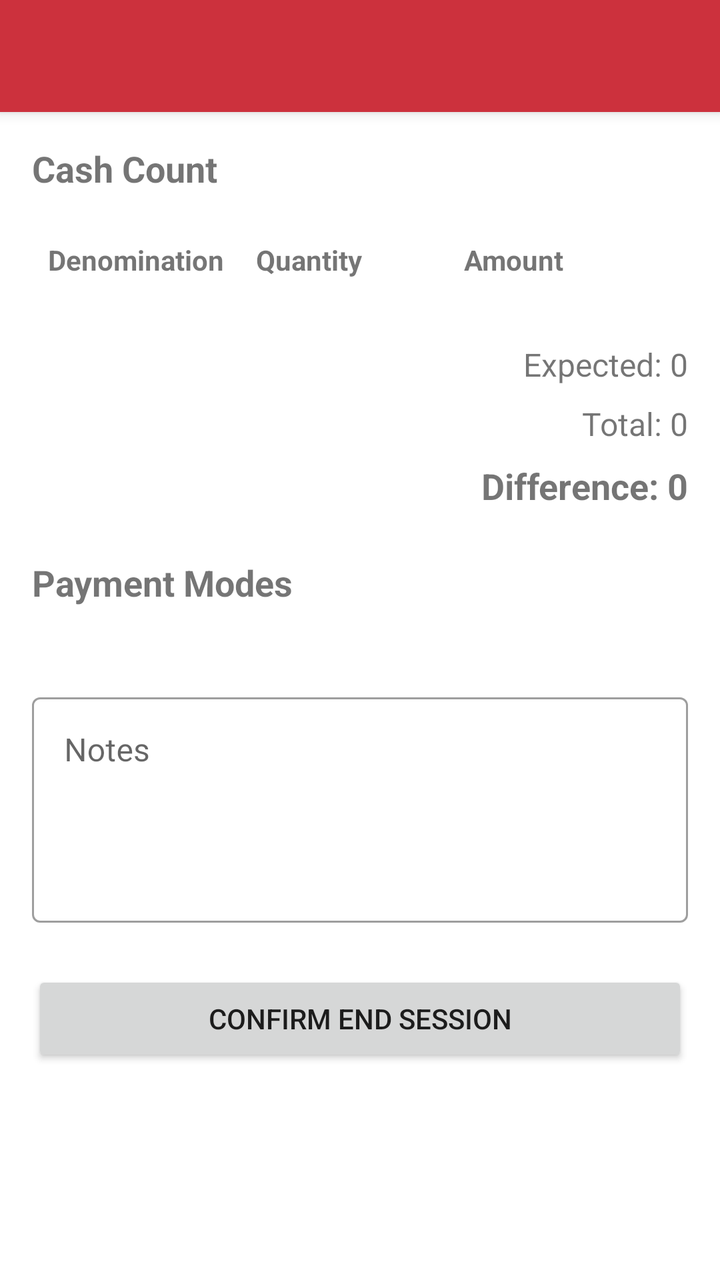
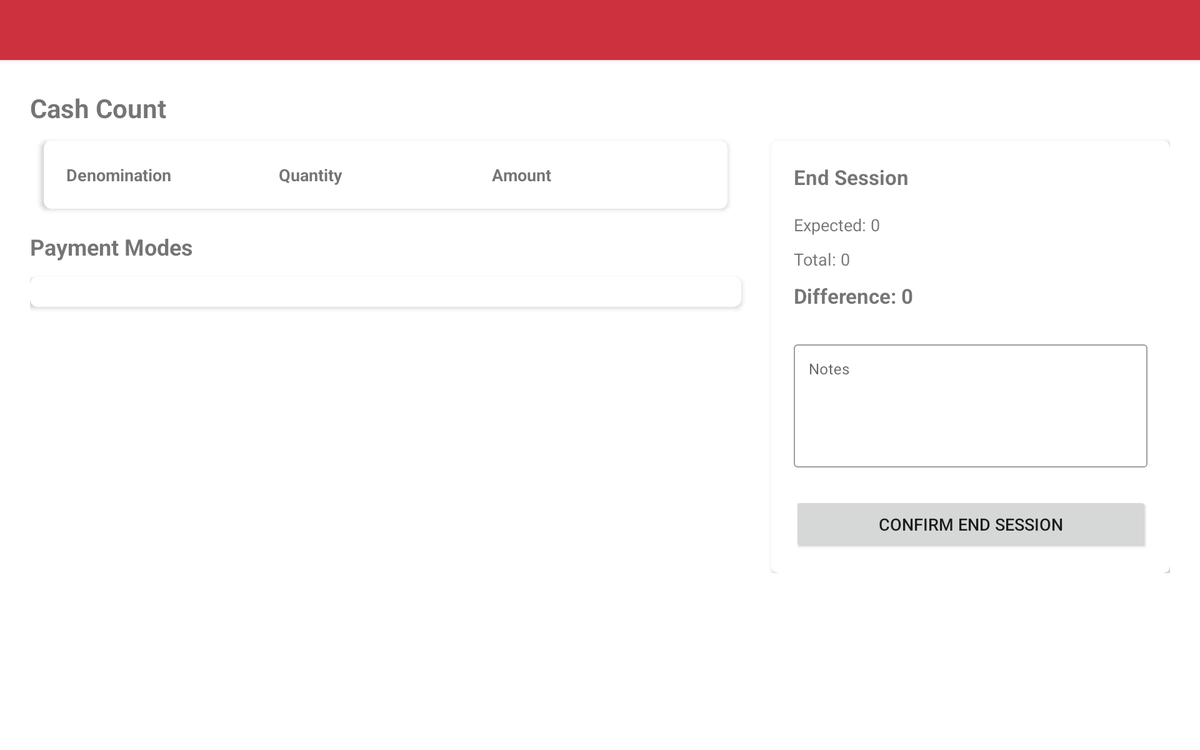

The same Android screen from two of the app's own layout files: first res/layout/ as a phone draws it, then the author's variant for another configuration, drawn on a device whose configuration selects that folder. Both files follow.
<!-- AndroidManifest.xml: application theme AppTheme -->
<!-- res/layout/activity_end_session.xml -->
<?xml version="1.0" encoding="utf-8"?>
<androidx.coordinatorlayout.widget.CoordinatorLayout xmlns:android="http://schemas.android.com/apk/res/android"
    xmlns:app="http://schemas.android.com/apk/res-auto"
    xmlns:tools="http://schemas.android.com/tools"
    android:layout_width="match_parent"
    android:layout_height="match_parent"
    tools:context=".EndSessionActivity">

    <com.google.android.material.appbar.AppBarLayout
        android:layout_width="match_parent"
        android:layout_height="wrap_content">

        <androidx.appcompat.widget.Toolbar
            android:id="@+id/toolbar"
            android:layout_width="match_parent"
            android:layout_height="?attr/actionBarSize"
            android:background="?attr/colorPrimary"
            android:theme="@style/ThemeOverlay.AppCompat.Dark.ActionBar"
            app:popupTheme="@style/ThemeOverlay.AppCompat.Light" />

    </com.google.android.material.appbar.AppBarLayout>

    <androidx.core.widget.NestedScrollView
        android:layout_width="match_parent"
        android:layout_height="match_parent"
        app:layout_behavior="@string/appbar_scrolling_view_behavior">

        <androidx.constraintlayout.widget.ConstraintLayout
            android:layout_width="match_parent"
            android:layout_height="wrap_content"
            android:padding="16dp">

            <TextView
                android:id="@+id/denominations_title"
                android:layout_width="wrap_content"
                android:layout_height="wrap_content"
                android:text="@string/cash_count"
                android:textSize="18sp"
                android:textStyle="bold"
                app:layout_constraintStart_toStartOf="parent"
                app:layout_constraintTop_toTopOf="parent" />

            <LinearLayout
                android:id="@+id/denomination_header"
                android:layout_width="match_parent"
                android:layout_height="wrap_content"
                android:layout_marginTop="16dp"
                android:orientation="horizontal"
                android:padding="8dp"
                app:layout_constraintTop_toBottomOf="@+id/denominations_title">

                <TextView
                    android:layout_width="0dp"
                    android:layout_height="wrap_content"
                    android:layout_weight="1"
                    android:text="@string/denomination"
                    android:textStyle="bold" />

                <TextView
                    android:layout_width="0dp"
                    android:layout_height="wrap_content"
                    android:layout_weight="1"
                    android:text="@string/quantity"
                    android:textStyle="bold" />

                <TextView
                    android:layout_width="0dp"
                    android:layout_height="wrap_content"
                    android:layout_weight="1"
                    android:text="@string/amount"
                    android:textStyle="bold" />
            </LinearLayout>

            <LinearLayout
                android:id="@+id/denominations_container"
                android:layout_width="match_parent"
                android:layout_height="wrap_content"
                android:layout_marginTop="8dp"
                android:orientation="vertical"
                app:layout_constraintTop_toBottomOf="@+id/denomination_header" />

            <TextView
                android:id="@+id/expected_amount_text_view"
                android:layout_width="wrap_content"
                android:layout_height="wrap_content"
                android:layout_marginTop="16dp"
                android:text="@string/expected_0"
                android:textSize="16sp"
                app:layout_constraintEnd_toEndOf="parent"
                app:layout_constraintTop_toBottomOf="@+id/denominations_container" />

            <TextView
                android:id="@+id/total_amount_text_view"
                android:layout_width="wrap_content"
                android:layout_height="wrap_content"
                android:layout_marginTop="8dp"
                android:text="@string/total_0"
                android:textSize="16sp"
                app:layout_constraintEnd_toEndOf="parent"
                app:layout_constraintTop_toBottomOf="@+id/expected_amount_text_view" />

            <TextView
                android:id="@+id/difference_amount_text_view"
                android:layout_width="wrap_content"
                android:layout_height="wrap_content"
                android:layout_marginTop="8dp"
                android:text="@string/difference_0"
                android:textSize="18sp"
                android:textStyle="bold"
                app:layout_constraintEnd_toEndOf="parent"
                app:layout_constraintTop_toBottomOf="@+id/total_amount_text_view" />

            <TextView
                android:id="@+id/payment_modes_title"
                android:layout_width="wrap_content"
                android:layout_height="wrap_content"
                android:layout_marginTop="24dp"
                android:text="@string/payment_modes"
                android:textSize="18sp"
                android:textStyle="bold"
                app:layout_constraintStart_toStartOf="parent"
                app:layout_constraintTop_toBottomOf="@+id/difference_amount_text_view" />

            <LinearLayout
                android:id="@+id/payment_modes_container"
                android:layout_width="match_parent"
                android:layout_height="wrap_content"
                android:layout_marginTop="16dp"
                android:orientation="vertical"
                app:layout_constraintTop_toBottomOf="@+id/payment_modes_title" />

            <com.google.android.material.textfield.TextInputLayout
                android:id="@+id/notes_layout"
                style="@style/Widget.MaterialComponents.TextInputLayout.OutlinedBox"
                android:layout_width="match_parent"
                android:layout_height="wrap_content"
                android:layout_marginTop="24dp"
                android:hint="@string/notes"
                app:layout_constraintTop_toBottomOf="@+id/payment_modes_container">

                <com.google.android.material.textfield.TextInputEditText
                    android:id="@+id/notes_edit_text"
                    android:layout_width="match_parent"
                    android:layout_height="wrap_content"
                    android:gravity="top"
                    android:inputType="textMultiLine"
                    android:lines="4" />
            </com.google.android.material.textfield.TextInputLayout>

            <Button
                android:id="@+id/confirm_end_session_button"
                android:layout_width="match_parent"
                android:layout_height="wrap_content"
                android:layout_marginTop="24dp"
                android:padding="12dp"
                android:text="@string/confirm_end_session"
                app:layout_constraintTop_toBottomOf="@+id/notes_layout" />

            <ProgressBar
                android:id="@+id/progress_bar"
                style="?android:attr/progressBarStyle"
                android:layout_width="wrap_content"
                android:layout_height="wrap_content"
                android:visibility="gone"
                app:layout_constraintBottom_toBottomOf="parent"
                app:layout_constraintEnd_toEndOf="parent"
                app:layout_constraintStart_toStartOf="parent"
                app:layout_constraintTop_toTopOf="parent" />

        </androidx.constraintlayout.widget.ConstraintLayout>
    </androidx.core.widget.NestedScrollView>
</androidx.coordinatorlayout.widget.CoordinatorLayout>
<!-- resources referenced by this layout -->
<resources>
  <string name="amount">Amount</string>
  <string name="cash_count">Cash Count</string>
  <string name="confirm_end_session">Confirm End Session</string>
  <string name="denomination">Denomination</string>
  <string name="difference_0">Difference: 0</string>
  <string name="expected_0">Expected: 0</string>
  <string name="notes">Notes</string>
  <string name="payment_modes">Payment Modes</string>
  <string name="quantity">Quantity</string>
  <string name="total_0">Total: 0</string>
  <style name="AppTheme" parent="Theme.MaterialComponents.Light.NoActionBar">
          <item name="colorPrimary">@color/colorPrimary</item>
          <item name="colorPrimaryDark">@color/colorPrimaryDark</item>
          <item name="colorAccent">@color/colorAccent</item>
      </style>
  <color name="colorPrimary">#cc313d</color>
  <color name="colorPrimaryDark">#902124</color>
  <color name="colorAccent">#FF4081</color>
</resources>
<!-- res/layout-w1240dp/activity_end_session.xml (the author's variant of the layout above) -->
<!-- drawn on a large tablet held sideways -->
<?xml version="1.0" encoding="utf-8"?>
<androidx.coordinatorlayout.widget.CoordinatorLayout xmlns:android="http://schemas.android.com/apk/res/android"
    xmlns:app="http://schemas.android.com/apk/res-auto"
    xmlns:tools="http://schemas.android.com/tools"
    android:layout_width="match_parent"
    android:layout_height="match_parent"
    tools:context=".EndSessionActivity">

    <com.google.android.material.appbar.AppBarLayout
        android:layout_width="match_parent"
        android:layout_height="wrap_content">

        <androidx.appcompat.widget.Toolbar
            android:id="@+id/toolbar"
            android:layout_width="match_parent"
            android:layout_height="?attr/actionBarSize"
            android:background="?attr/colorPrimary"
            android:theme="@style/ThemeOverlay.AppCompat.Dark.ActionBar"
            app:popupTheme="@style/ThemeOverlay.AppCompat.Light" />

    </com.google.android.material.appbar.AppBarLayout>

    <androidx.core.widget.NestedScrollView
        android:layout_width="match_parent"
        android:layout_height="match_parent"
        app:layout_behavior="@string/appbar_scrolling_view_behavior">

        <androidx.constraintlayout.widget.ConstraintLayout
            android:layout_width="match_parent"
            android:layout_height="wrap_content"
            android:padding="32dp">

            <TextView
                android:id="@+id/denominations_title"
                android:layout_width="wrap_content"
                android:layout_height="wrap_content"
                android:text="@string/cash_count"
                android:textSize="28sp"
                android:textStyle="bold"
                app:layout_constraintStart_toStartOf="parent"
                app:layout_constraintTop_toTopOf="parent" />

            
            <androidx.cardview.widget.CardView
                android:id="@+id/denominations_card"
                android:layout_width="0dp"
                android:layout_height="wrap_content"
                android:layout_marginTop="16dp"
                android:layout_marginEnd="32dp"
                app:cardCornerRadius="8dp"
                app:cardElevation="4dp"
                app:layout_constraintEnd_toStartOf="@+id/summary_card"
                app:layout_constraintStart_toStartOf="parent"
                app:layout_constraintTop_toBottomOf="@+id/denominations_title"
                app:layout_constraintWidth_percent="0.6">

                <LinearLayout
                    android:layout_width="match_parent"
                    android:layout_height="wrap_content"
                    android:orientation="vertical"
                    android:padding="16dp">

                    <LinearLayout
                        android:id="@+id/denomination_header"
                        android:layout_width="match_parent"
                        android:layout_height="wrap_content"
                        android:orientation="horizontal"
                        android:padding="8dp">

                        <TextView
                            android:layout_width="0dp"
                            android:layout_height="wrap_content"
                            android:layout_weight="1"
                            android:text="@string/denomination"
                            android:textSize="18sp"
                            android:textStyle="bold" />

                        <TextView
                            android:layout_width="0dp"
                            android:layout_height="wrap_content"
                            android:layout_weight="1"
                            android:text="@string/quantity"
                            android:textSize="18sp"
                            android:textStyle="bold" />

                        <TextView
                            android:layout_width="0dp"
                            android:layout_height="wrap_content"
                            android:layout_weight="1"
                            android:text="@string/amount"
                            android:textSize="18sp"
                            android:textStyle="bold" />
                    </LinearLayout>

                    <LinearLayout
                        android:id="@+id/denominations_container"
                        android:layout_width="match_parent"
                        android:layout_height="wrap_content"
                        android:orientation="vertical" />

                </LinearLayout>
            </androidx.cardview.widget.CardView>

            
            <TextView
                android:id="@+id/payment_modes_title"
                android:layout_width="wrap_content"
                android:layout_height="wrap_content"
                android:layout_marginTop="24dp"
                android:text="@string/payment_modes"
                android:textSize="24sp"
                android:textStyle="bold"
                app:layout_constraintStart_toStartOf="parent"
                app:layout_constraintTop_toBottomOf="@+id/denominations_card" />

            <androidx.cardview.widget.CardView
                android:id="@+id/payment_modes_card"
                android:layout_width="0dp"
                android:layout_height="wrap_content"
                android:layout_marginTop="16dp"
                android:layout_marginEnd="32dp"
                app:cardCornerRadius="8dp"
                app:cardElevation="4dp"
                app:layout_constraintEnd_toStartOf="@+id/summary_card"
                app:layout_constraintStart_toStartOf="parent"
                app:layout_constraintTop_toBottomOf="@+id/payment_modes_title">

                <LinearLayout
                    android:id="@+id/payment_modes_container"
                    android:layout_width="match_parent"
                    android:layout_height="wrap_content"
                    android:orientation="vertical"
                    android:padding="16dp" />

            </androidx.cardview.widget.CardView>

            
            <androidx.cardview.widget.CardView
                android:id="@+id/summary_card"
                android:layout_width="0dp"
                android:layout_height="wrap_content"
                android:layout_marginTop="16dp"
                app:cardCornerRadius="8dp"
                app:cardElevation="4dp"
                app:layout_constraintEnd_toEndOf="parent"
                app:layout_constraintTop_toBottomOf="@+id/denominations_title"
                app:layout_constraintWidth_percent="0.35">

                <LinearLayout
                    android:layout_width="match_parent"
                    android:layout_height="wrap_content"
                    android:orientation="vertical"
                    android:padding="24dp">

                    <TextView
                        android:layout_width="match_parent"
                        android:layout_height="wrap_content"
                        android:text="@string/end_session"
                        android:textSize="22sp"
                        android:textStyle="bold" />

                    <TextView
                        android:id="@+id/expected_amount_text_view"
                        android:layout_width="match_parent"
                        android:layout_height="wrap_content"
                        android:layout_marginTop="24dp"
                        android:text="@string/expected_0"
                        android:textSize="18sp" />

                    <TextView
                        android:id="@+id/total_amount_text_view"
                        android:layout_width="match_parent"
                        android:layout_height="wrap_content"
                        android:layout_marginTop="12dp"
                        android:text="@string/total_0"
                        android:textSize="18sp" />

                    <TextView
                        android:id="@+id/difference_amount_text_view"
                        android:layout_width="match_parent"
                        android:layout_height="wrap_content"
                        android:layout_marginTop="12dp"
                        android:text="@string/difference_0"
                        android:textSize="22sp"
                        android:textStyle="bold" />

                    <com.google.android.material.textfield.TextInputLayout
                        android:id="@+id/notes_layout"
                        style="@style/Widget.MaterialComponents.TextInputLayout.OutlinedBox"
                        android:layout_width="match_parent"
                        android:layout_height="wrap_content"
                        android:layout_marginTop="32dp"
                        android:hint="@string/notes">

                        <com.google.android.material.textfield.TextInputEditText
                            android:id="@+id/notes_edit_text"
                            android:layout_width="match_parent"
                            android:layout_height="wrap_content"
                            android:gravity="top"
                            android:inputType="textMultiLine"
                            android:lines="5"
                            android:textSize="16sp" />
                    </com.google.android.material.textfield.TextInputLayout>

                    <Button
                        android:id="@+id/confirm_end_session_button"
                        android:layout_width="match_parent"
                        android:layout_height="wrap_content"
                        android:layout_marginTop="32dp"
                        android:padding="16dp"
                        android:text="@string/confirm_end_session"
                        android:textSize="18sp" />

                </LinearLayout>
            </androidx.cardview.widget.CardView>

            <ProgressBar
                android:id="@+id/progress_bar"
                style="?android:attr/progressBarStyle"
                android:layout_width="wrap_content"
                android:layout_height="wrap_content"
                android:visibility="gone"
                app:layout_constraintBottom_toBottomOf="parent"
                app:layout_constraintEnd_toEndOf="parent"
                app:layout_constraintStart_toStartOf="parent"
                app:layout_constraintTop_toTopOf="parent" />

        </androidx.constraintlayout.widget.ConstraintLayout>
    </androidx.core.widget.NestedScrollView>
</androidx.coordinatorlayout.widget.CoordinatorLayout>
<!-- resources referenced by the variant -->
<!-- as a large tablet held sideways resolves them -->
<resources>
  <string name="amount">Amount</string>
  <string name="cash_count">Cash Count</string>
  <string name="confirm_end_session">Confirm End Session</string>
  <string name="denomination">Denomination</string>
  <string name="difference_0">Difference: 0</string>
  <string name="end_session">End Session</string>
  <string name="expected_0">Expected: 0</string>
  <string name="notes">Notes</string>
  <string name="payment_modes">Payment Modes</string>
  <string name="quantity">Quantity</string>
  <string name="total_0">Total: 0</string>
  <style name="AppTheme" parent="Theme.MaterialComponents.Light.NoActionBar">
          <item name="colorPrimary">@color/colorPrimary</item>
          <item name="colorPrimaryDark">@color/colorPrimaryDark</item>
          <item name="colorAccent">@color/colorAccent</item>
      </style>
  <color name="colorPrimary">#cc313d</color>
  <color name="colorPrimaryDark">#902124</color>
  <color name="colorAccent">#FF4081</color>
</resources>
